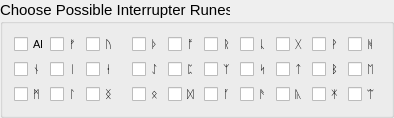
         <widget class="QGroupBox" name="interrupterGroupBox">
          <property name="font">
           <font>
            <pointsize>11</pointsize>
           </font>
          </property>
          <property name="title">
           <string>Choose Possible Interrupter Runes</string>
          </property>
          <layout class="QGridLayout" name="interrupter">
           <item row="2" column="0">
            <widget class="QCheckBox" name="m_interrupter">
             <property name="minimumSize">
              <size>
               <width>30</width>
               <height>0</height>
              </size>
             </property>
             <property name="maximumSize">
              <size>
               <width>30</width>
               <height>16777215</height>
              </size>
             </property>
             <property name="font">
              <font>
               <pointsize>8</pointsize>
              </font>
             </property>
             <property name="text">
              <string>ᛗ</string>
             </property>
            </widget>
           </item>
           <item row="2" column="2">
            <widget class="QCheckBox" name="ing_interrupter">
             <property name="minimumSize">
              <size>
               <width>40</width>
               <height>0</height>
              </size>
             </property>
             <property name="maximumSize">
              <size>
               <width>30</width>
               <height>16777215</height>
              </size>
             </property>
             <property name="font">
              <font>
               <pointsize>8</pointsize>
              </font>
             </property>
             <property name="text">
              <string>ᛝ</string>
             </property>
            </widget>
           </item>
           <item row="1" column="6">
            <widget class="QCheckBox" name="s_interrupter">
             <property name="minimumSize">
              <size>
               <width>30</width>
               <height>0</height>
              </size>
             </property>
             <property name="maximumSize">
              <size>
               <width>30</width>
               <height>16777215</height>
              </size>
             </property>
             <property name="font">
              <font>
               <pointsize>8</pointsize>
              </font>
             </property>
             <property name="text">
              <string>ᛋ</string>
             </property>
            </widget>
           </item>
           <item row="2" column="9">
            <widget class="QCheckBox" name="ea_interrupter">
             <property name="minimumSize">
              <size>
               <width>30</width>
               <height>0</height>
              </size>
             </property>
             <property name="maximumSize">
              <size>
               <width>30</width>
               <height>16777215</height>
              </size>
             </property>
             <property name="font">
              <font>
               <pointsize>8</pointsize>
              </font>
             </property>
             <property name="text">
              <string>ᛠ</string>
             </property>
            </widget>
           </item>
           <item row="1" column="2">
            <widget class="QCheckBox" name="j_interrupter">
             <property name="minimumSize">
              <size>
               <width>30</width>
               <height>0</height>
              </size>
             </property>
             <property name="maximumSize">
              <size>
               <width>30</width>
               <height>16777215</height>
              </size>
             </property>
             <property name="font">
              <font>
               <pointsize>8</pointsize>
              </font>
             </property>
             <property name="text">
              <string>ᛂ</string>
             </property>
            </widget>
           </item>
           <item row="1" column="9">
            <widget class="QCheckBox" name="e_interrupter">
             <property name="font">
              <font>
               <pointsize>8</pointsize>
              </font>
             </property>
             <property name="text">
              <string>ᛖ</string>
             </property>
            </widget>
           </item>
           <item row="1" column="0">
            <widget class="QCheckBox" name="n_interrupter">
             <property name="minimumSize">
              <size>
               <width>30</width>
               <height>0</height>
              </size>
             </property>
             <property name="maximumSize">
              <size>
               <width>30</width>
               <height>16777215</height>
              </size>
             </property>
             <property name="font">
              <font>
               <pointsize>8</pointsize>
              </font>
             </property>
             <property name="text">
              <string>ᚾ</string>
             </property>
            </widget>
           </item>
           <item row="0" column="5">
            <widget class="QCheckBox" name="r_interrupter">
             <property name="minimumSize">
              <size>
               <width>30</width>
               <height>0</height>
              </size>
             </property>
             <property name="maximumSize">
              <size>
               <width>30</width>
               <height>16777215</height>
              </size>
             </property>
             <property name="font">
              <font>
               <pointsize>8</pointsize>
              </font>
             </property>
             <property name="text">
              <string>ᚱ</string>
             </property>
            </widget>
           </item>
           <item row="0" column="2">
            <widget class="QCheckBox" name="u_interrupter">
             <property name="minimumSize">
              <size>
               <width>30</width>
               <height>0</height>
              </size>
             </property>
             <property name="maximumSize">
              <size>
               <width>30</width>
               <height>16777215</height>
              </size>
             </property>
             <property name="font">
              <font>
               <pointsize>8</pointsize>
              </font>
             </property>
             <property name="text">
              <string>ᚢ</string>
             </property>
            </widget>
           </item>
           <item row="1" column="1">
            <widget class="QCheckBox" name="i_interrupter">
             <property name="minimumSize">
              <size>
               <width>30</width>
               <height>0</height>
              </size>
             </property>
             <property name="maximumSize">
              <size>
               <width>30</width>
               <height>16777215</height>
              </size>
             </property>
             <property name="font">
              <font>
               <pointsize>8</pointsize>
              </font>
             </property>
             <property name="text">
              <string>ᛁ</string>
             </property>
            </widget>
           </item>
           <item row="0" column="0">
            <widget class="QCheckBox" name="all_interrupters">
             <property name="minimumSize">
              <size>
               <width>30</width>
               <height>0</height>
              </size>
             </property>
             <property name="maximumSize">
              <size>
               <width>30</width>
               <height>16777215</height>
              </size>
             </property>
             <property name="font">
              <font>
               <pointsize>8</pointsize>
              </font>
             </property>
             <property name="text">
              <string>All</string>
             </property>
            </widget>
           </item>
           <item row="2" column="4">
            <widget class="QCheckBox" name="d_interrupter">
             <property name="minimumSize">
              <size>
               <width>30</width>
               <height>0</height>
              </size>
             </property>
             <property name="maximumSize">
              <size>
               <width>30</width>
               <height>16777215</height>
              </size>
             </property>
             <property name="font">
              <font>
               <pointsize>8</pointsize>
              </font>
             </property>
             <property name="text">
              <string>ᛞ</string>
             </property>
            </widget>
           </item>
           <item row="0" column="7">
            <widget class="QCheckBox" name="g_interrupter">
             <property name="minimumSize">
              <size>
               <width>30</width>
               <height>0</height>
              </size>
             </property>
             <property name="maximumSize">
              <size>
               <width>30</width>
               <height>16777215</height>
              </size>
             </property>
             <property name="font">
              <font>
               <pointsize>8</pointsize>
              </font>
             </property>
             <property name="text">
              <string>ᚷ</string>
             </property>
            </widget>
           </item>
           <item row="1" column="3">
            <widget class="QCheckBox" name="eo_interrupter">
             <property name="minimumSize">
              <size>
               <width>30</width>
               <height>0</height>
              </size>
             </property>
             <property name="maximumSize">
              <size>
               <width>30</width>
               <height>16777215</height>
              </size>
             </property>
             <property name="font">
              <font>
               <pointsize>8</pointsize>
              </font>
             </property>
             <property name="text">
              <string>ᛇ</string>
             </property>
            </widget>
           </item>
           <item row="2" column="1">
            <widget class="QCheckBox" name="l_interrupter">
             <property name="minimumSize">
              <size>
               <width>30</width>
               <height>0</height>
              </size>
             </property>
             <property name="maximumSize">
              <size>
               <width>30</width>
               <height>16777215</height>
              </size>
             </property>
             <property name="font">
              <font>
               <pointsize>8</pointsize>
              </font>
             </property>
             <property name="text">
              <string>ᛚ</string>
             </property>
            </widget>
           </item>
           <item row="1" column="5">
            <widget class="QCheckBox" name="x_interrupter">
             <property name="minimumSize">
              <size>
               <width>30</width>
               <height>0</height>
              </size>
             </property>
             <property name="maximumSize">
              <size>
               <width>30</width>
               <height>16777215</height>
              </size>
             </property>
             <property name="font">
              <font>
               <pointsize>8</pointsize>
              </font>
             </property>
             <property name="text">
              <string>ᛉ</string>
             </property>
            </widget>
           </item>
           <item row="0" column="9">
            <widget class="QCheckBox" name="h_interrupter">
             <property name="minimumSize">
              <size>
               <width>30</width>
               <height>0</height>
              </size>
             </property>
             <property name="maximumSize">
              <size>
               <width>30</width>
               <height>16777215</height>
              </size>
             </property>
             <property name="font">
              <font>
               <pointsize>8</pointsize>
              </font>
             </property>
             <property name="text">
              <string>ᚻ</string>
             </property>
            </widget>
           </item>
           <item row="2" column="3">
            <widget class="QCheckBox" name="oe_interrupter">
             <property name="minimumSize">
              <size>
               <width>30</width>
               <height>0</height>
              </size>
             </property>
             <property name="maximumSize">
              <size>
               <width>30</width>
               <height>16777215</height>
              </size>
             </property>
             <property name="font">
              <font>
               <pointsize>8</pointsize>
              </font>
             </property>
             <property name="text">
              <string>ᛟ</string>
             </property>
            </widget>
           </item>
           <item row="0" column="3">
            <widget class="QCheckBox" name="th_interrupter">
             <property name="minimumSize">
              <size>
               <width>30</width>
               <height>0</height>
              </size>
             </property>
             <property name="maximumSize">
              <size>
               <width>30</width>
               <height>16777215</height>
              </size>
             </property>
             <property name="font">
              <font>
               <pointsize>8</pointsize>
              </font>
             </property>
             <property name="text">
              <string>ᚦ</string>
             </property>
            </widget>
           </item>
           <item row="0" column="8">
            <widget class="QCheckBox" name="w_interrupter">
             <property name="minimumSize">
              <size>
               <width>30</width>
               <height>0</height>
              </size>
             </property>
             <property name="maximumSize">
              <size>
               <width>30</width>
               <height>16777215</height>
              </size>
             </property>
             <property name="font">
              <font>
               <pointsize>8</pointsize>
              </font>
             </property>
             <property name="text">
              <string>ᚹ</string>
             </property>
            </widget>
           </item>
           <item row="0" column="4">
            <widget class="QCheckBox" name="o_interrupter">
             <property name="minimumSize">
              <size>
               <width>30</width>
               <height>0</height>
              </size>
             </property>
             <property name="maximumSize">
              <size>
               <width>30</width>
               <height>16777215</height>
              </size>
             </property>
             <property name="font">
              <font>
               <pointsize>8</pointsize>
              </font>
             </property>
             <property name="text">
              <string>ᚩ</string>
             </property>
            </widget>
           </item>
           <item row="1" column="8">
            <widget class="QCheckBox" name="b_interrupter">
             <property name="minimumSize">
              <size>
               <width>30</width>
               <height>0</height>
              </size>
             </property>
             <property name="maximumSize">
              <size>
               <width>30</width>
               <height>16777215</height>
              </size>
             </property>
             <property name="font">
              <font>
               <pointsize>8</pointsize>
              </font>
             </property>
             <property name="text">
              <string>ᛒ</string>
             </property>
            </widget>
           </item>
           <item row="2" column="5">
            <widget class="QCheckBox" name="a_interrupter">
             <property name="minimumSize">
              <size>
               <width>30</width>
               <height>0</height>
              </size>
             </property>
             <property name="maximumSize">
              <size>
               <width>30</width>
               <height>16777215</height>
              </size>
             </property>
             <property name="font">
              <font>
               <pointsize>8</pointsize>
              </font>
             </property>
             <property name="text">
              <string>ᚪ</string>
             </property>
            </widget>
           </item>
           <item row="2" column="7">
            <widget class="QCheckBox" name="y_interrupter">
             <property name="minimumSize">
              <size>
               <width>30</width>
               <height>0</height>
              </size>
             </property>
             <property name="maximumSize">
              <size>
               <width>30</width>
               <height>16777215</height>
              </size>
             </property>
             <property name="font">
              <font>
               <pointsize>8</pointsize>
              </font>
             </property>
             <property name="text">
              <string>ᚣ</string>
             </property>
            </widget>
           </item>
           <item row="1" column="7">
            <widget class="QCheckBox" name="t_interrupter">
             <property name="minimumSize">
              <size>
               <width>30</width>
               <height>0</height>
              </size>
             </property>
             <property name="maximumSize">
              <size>
               <width>30</width>
               <height>16777215</height>
              </size>
             </property>
             <property name="font">
              <font>
               <pointsize>8</pointsize>
              </font>
             </property>
             <property name="text">
              <string>ᛏ</string>
             </property>
            </widget>
           </item>
           <item row="2" column="8">
            <widget class="QCheckBox" name="io_interrupter">
             <property name="minimumSize">
              <size>
               <width>30</width>
               <height>0</height>
              </size>
             </property>
             <property name="maximumSize">
              <size>
               <width>30</width>
               <height>16777215</height>
              </size>
             </property>
             <property name="font">
              <font>
               <pointsize>8</pointsize>
              </font>
             </property>
             <property name="text">
              <string>ᛡ</string>
             </property>
            </widget>
           </item>
           <item row="0" column="6">
            <widget class="QCheckBox" name="c_interrupter">
             <property name="minimumSize">
              <size>
               <width>30</width>
               <height>0</height>
              </size>
             </property>
             <property name="maximumSize">
              <size>
               <width>30</width>
               <height>16777215</height>
              </size>
             </property>
             <property name="font">
              <font>
               <pointsize>8</pointsize>
              </font>
             </property>
             <property name="text">
              <string>ᚳ</string>
             </property>
            </widget>
           </item>
           <item row="0" column="1">
            <widget class="QCheckBox" name="f_interrupter">
             <property name="minimumSize">
              <size>
               <width>30</width>
               <height>0</height>
              </size>
             </property>
             <property name="maximumSize">
              <size>
               <width>30</width>
               <height>16777215</height>
              </size>
             </property>
             <property name="font">
              <font>
               <pointsize>8</pointsize>
              </font>
             </property>
             <property name="text">
              <string>ᚠ</string>
             </property>
            </widget>
           </item>
           <item row="1" column="4">
            <widget class="QCheckBox" name="p_interrupter">
             <property name="minimumSize">
              <size>
               <width>30</width>
               <height>0</height>
              </size>
             </property>
             <property name="maximumSize">
              <size>
               <width>30</width>
               <height>16777215</height>
              </size>
             </property>
             <property name="font">
              <font>
               <pointsize>8</pointsize>
              </font>
             </property>
             <property name="text">
              <string>ᛈ</string>
             </property>
            </widget>
           </item>
           <item row="2" column="6">
            <widget class="QCheckBox" name="ae_interrupter">
             <property name="minimumSize">
              <size>
               <width>30</width>
               <height>0</height>
              </size>
             </property>
             <property name="maximumSize">
              <size>
               <width>30</width>
               <height>16777215</height>
              </size>
             </property>
             <property name="font">
              <font>
               <pointsize>8</pointsize>
              </font>
             </property>
             <property name="text">
              <string>ᚫ</string>
             </property>
            </widget>
           </item>
          </layout>
         </widget>
